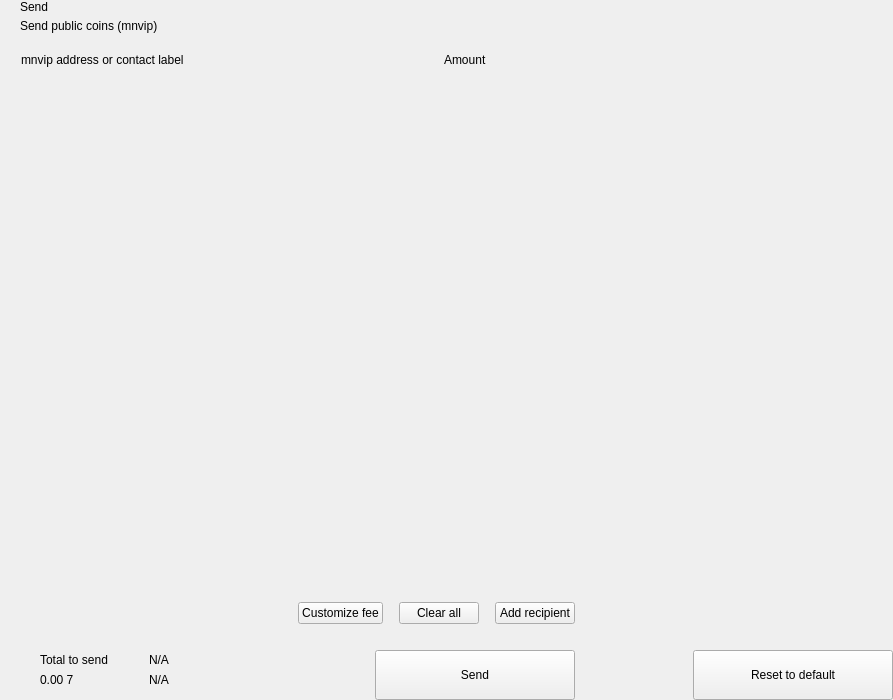
<?xml version="1.0" encoding="UTF-8"?>
<ui version="4.0">
 <class>send</class>
 <widget class="QWidget" name="send">
  <property name="geometry">
   <rect>
    <x>0</x>
    <y>0</y>
    <width>893</width>
    <height>700</height>
   </rect>
  </property>
  <property name="windowTitle">
   <string>Form</string>
  </property>
  <layout class="QHBoxLayout" name="horizontalLayout_2" stretch="2,1">
   <property name="spacing">
    <number>0</number>
   </property>
   <property name="leftMargin">
    <number>0</number>
   </property>
   <property name="topMargin">
    <number>0</number>
   </property>
   <property name="rightMargin">
    <number>0</number>
   </property>
   <property name="bottomMargin">
    <number>0</number>
   </property>
   <item>
    <widget class="QWidget" name="left" native="true">
     <layout class="QVBoxLayout" name="verticalLayout_3">
      <property name="spacing">
       <number>0</number>
      </property>
      <property name="leftMargin">
       <number>0</number>
      </property>
      <property name="topMargin">
       <number>0</number>
      </property>
      <property name="rightMargin">
       <number>0</number>
      </property>
      <property name="bottomMargin">
       <number>0</number>
      </property>
      <item>
       <layout class="QVBoxLayout" name="verticalLayout_22" stretch="0,0,0,1,0,0,0,0">
        <property name="spacing">
         <number>0</number>
        </property>
        <item>
         <layout class="QHBoxLayout" name="horizontalLayout_3">
          <property name="spacing">
           <number>0</number>
          </property>
          <property name="leftMargin">
           <number>20</number>
          </property>
          <property name="rightMargin">
           <number>20</number>
          </property>
          <item>
           <layout class="QVBoxLayout" name="verticalLayout">
            <property name="spacing">
             <number>5</number>
            </property>
            <item>
             <widget class="QLabel" name="labelTitle">
              <property name="text">
               <string>Send</string>
              </property>
              <property name="alignment">
               <set>Qt::AlignLeading|Qt::AlignLeft|Qt::AlignVCenter</set>
              </property>
             </widget>
            </item>
            <item>
             <widget class="QLabel" name="labelSubtitle1">
              <property name="text">
               <string>Send public coins (mnvip)</string>
              </property>
             </widget>
            </item>
           </layout>
          </item>
          <item>
           <spacer name="horizontalSpacer">
            <property name="orientation">
             <enum>Qt::Horizontal</enum>
            </property>
            <property name="sizeHint" stdset="0">
             <size>
              <width>40</width>
              <height>20</height>
             </size>
            </property>
           </spacer>
          </item>
         </layout>
        </item>
        <item>
         <spacer name="verticalSpacer_2">
          <property name="orientation">
           <enum>Qt::Vertical</enum>
          </property>
          <property name="sizeType">
           <enum>QSizePolicy::Fixed</enum>
          </property>
          <property name="sizeHint" stdset="0">
           <size>
            <width>20</width>
            <height>20</height>
           </size>
          </property>
         </spacer>
        </item>
        <item>
         <layout class="QHBoxLayout" name="horizontalLayout" stretch="6,0,2">
          <property name="spacing">
           <number>0</number>
          </property>
          <property name="leftMargin">
           <number>10</number>
          </property>
          <property name="topMargin">
           <number>0</number>
          </property>
          <property name="rightMargin">
           <number>20</number>
          </property>
          <property name="bottomMargin">
           <number>0</number>
          </property>
          <item>
           <widget class="QLabel" name="labelSubtitleAddress">
            <property name="styleSheet">
             <string notr="true">margin-left:8px;</string>
            </property>
            <property name="text">
             <string>mnvip address or contact label</string>
            </property>
           </widget>
          </item>
          <item>
           <spacer name="horizontalSpacer_3">
            <property name="orientation">
             <enum>Qt::Horizontal</enum>
            </property>
            <property name="sizeType">
             <enum>QSizePolicy::Fixed</enum>
            </property>
            <property name="sizeHint" stdset="0">
             <size>
              <width>40</width>
              <height>1</height>
             </size>
            </property>
           </spacer>
          </item>
          <item>
           <widget class="QLabel" name="labelSubtitleAmount">
            <property name="text">
             <string>Amount</string>
            </property>
           </widget>
          </item>
         </layout>
        </item>
        <item>
         <widget class="QScrollArea" name="scrollArea">
          <property name="minimumSize">
           <size>
            <width>0</width>
            <height>350</height>
           </size>
          </property>
          <property name="styleSheet">
           <string notr="true">#scrollArea {
            background:transparent;
            margin-top:10px;
}</string>
          </property>
          <property name="horizontalScrollBarPolicy">
           <enum>Qt::ScrollBarAlwaysOff</enum>
          </property>
          <property name="sizeAdjustPolicy">
           <enum>QAbstractScrollArea::AdjustIgnored</enum>
          </property>
          <property name="widgetResizable">
           <bool>true</bool>
          </property>
          <property name="alignment">
           <set>Qt::AlignLeading|Qt::AlignLeft|Qt::AlignTop</set>
          </property>
          <widget class="QWidget" name="scrollAreaWidgetContents">
           <property name="geometry">
            <rect>
             <x>0</x>
             <y>0</y>
             <width>591</width>
             <height>16</height>
            </rect>
           </property>
           <property name="sizePolicy">
            <sizepolicy hsizetype="Preferred" vsizetype="Maximum">
             <horstretch>0</horstretch>
             <verstretch>0</verstretch>
            </sizepolicy>
           </property>
           <property name="autoFillBackground">
            <bool>false</bool>
           </property>
           <property name="styleSheet">
            <string notr="true">#scrollAreaWidgetContents {
             background:transparent;
             }</string>
           </property>
           <layout class="QVBoxLayout" name="verticalLayout_7">
            <property name="spacing">
             <number>0</number>
            </property>
            <property name="sizeConstraint">
             <enum>QLayout::SetDefaultConstraint</enum>
            </property>
            <property name="leftMargin">
             <number>0</number>
            </property>
            <property name="topMargin">
             <number>0</number>
            </property>
            <property name="rightMargin">
             <number>0</number>
            </property>
            <property name="bottomMargin">
             <number>0</number>
            </property>
           </layout>
          </widget>
         </widget>
        </item>
        <item>
         <spacer name="verticalSpacer_4">
          <property name="orientation">
           <enum>Qt::Vertical</enum>
          </property>
          <property name="sizeType">
           <enum>QSizePolicy::Fixed</enum>
          </property>
          <property name="sizeHint" stdset="0">
           <size>
            <width>20</width>
            <height>20</height>
           </size>
          </property>
         </spacer>
        </item>
        <item>
         <layout class="QHBoxLayout" name="horizontalLayout_20">
          <property name="spacing">
           <number>6</number>
          </property>
          <property name="leftMargin">
           <number>20</number>
          </property>
          <property name="rightMargin">
           <number>20</number>
          </property>
          <item>
           <spacer name="horizontalSpacer_4">
            <property name="orientation">
             <enum>Qt::Horizontal</enum>
            </property>
            <property name="sizeHint" stdset="0">
             <size>
              <width>10</width>
              <height>20</height>
             </size>
            </property>
           </spacer>
          </item>
          <item>
           <widget class="QPushButton" name="pushButtonFee">
            <property name="focusPolicy">
             <enum>Qt::NoFocus</enum>
            </property>
            <property name="text">
             <string>Customize fee</string>
            </property>
           </widget>
          </item>
          <item>
           <spacer name="horizontalSpacer_11">
            <property name="orientation">
             <enum>Qt::Horizontal</enum>
            </property>
            <property name="sizeType">
             <enum>QSizePolicy::Minimum</enum>
            </property>
            <property name="sizeHint" stdset="0">
             <size>
              <width>10</width>
              <height>20</height>
             </size>
            </property>
           </spacer>
          </item>
          <item>
           <widget class="QPushButton" name="pushButtonClear">
            <property name="focusPolicy">
             <enum>Qt::NoFocus</enum>
            </property>
            <property name="layoutDirection">
             <enum>Qt::RightToLeft</enum>
            </property>
            <property name="text">
             <string>Clear all</string>
            </property>
           </widget>
          </item>
          <item>
           <spacer name="horizontalSpacer_6">
            <property name="orientation">
             <enum>Qt::Horizontal</enum>
            </property>
            <property name="sizeType">
             <enum>QSizePolicy::Fixed</enum>
            </property>
            <property name="sizeHint" stdset="0">
             <size>
              <width>10</width>
              <height>20</height>
             </size>
            </property>
           </spacer>
          </item>
          <item>
           <widget class="QPushButton" name="pushButtonAddRecipient">
            <property name="focusPolicy">
             <enum>Qt::NoFocus</enum>
            </property>
            <property name="text">
             <string>Add recipient</string>
            </property>
           </widget>
          </item>
         </layout>
        </item>
        <item>
         <spacer name="verticalSpacer">
          <property name="orientation">
           <enum>Qt::Vertical</enum>
          </property>
          <property name="sizeType">
           <enum>QSizePolicy::Fixed</enum>
          </property>
          <property name="sizeHint" stdset="0">
           <size>
            <width>20</width>
            <height>16</height>
           </size>
          </property>
         </spacer>
        </item>
        <item>
         <layout class="QHBoxLayout" name="horizontalLayout_7">
          <property name="rightMargin">
           <number>20</number>
          </property>
          <item>
           <layout class="QHBoxLayout" name="horizontalLayout_10">
            <property name="spacing">
             <number>0</number>
            </property>
            <property name="leftMargin">
             <number>8</number>
            </property>
            <item>
             <widget class="QStackedWidget" name="stackedWidget">
              <property name="minimumSize">
               <size>
                <width>0</width>
                <height>60</height>
               </size>
              </property>
              <property name="maximumSize">
               <size>
                <width>16777215</width>
                <height>60</height>
               </size>
              </property>
              <widget class="QWidget" name="page1">
               <layout class="QVBoxLayout" name="verticalLayout_71" stretch="0">
                <property name="spacing">
                 <number>6</number>
                </property>
                <property name="leftMargin">
                 <number>12</number>
                </property>
                <property name="topMargin">
                 <number>0</number>
                </property>
                <property name="rightMargin">
                 <number>0</number>
                </property>
                <property name="bottomMargin">
                 <number>0</number>
                </property>
                <item>
                 <widget class="QWidget" name="coinWidget" native="true">
                  <property name="minimumSize">
                   <size>
                    <width>0</width>
                    <height>60</height>
                   </size>
                  </property>
                  <property name="maximumSize">
                   <size>
                    <width>16777215</width>
                    <height>60</height>
                   </size>
                  </property>
                  <layout class="QHBoxLayout" name="horizontalLayout_9">
                   <property name="spacing">
                    <number>0</number>
                   </property>
                   <property name="leftMargin">
                    <number>20</number>
                   </property>
                   <property name="topMargin">
                    <number>10</number>
                   </property>
                   <property name="rightMargin">
                    <number>20</number>
                   </property>
                   <property name="bottomMargin">
                    <number>10</number>
                   </property>
                   <item>
                    <layout class="QVBoxLayout" name="verticalSend">
                     <property name="spacing">
                      <number>0</number>
                     </property>
                     <item>
                      <widget class="QLabel" name="labelTitleTotalSend">
                       <property name="text">
                        <string>Total to send</string>
                       </property>
                      </widget>
                     </item>
                     <item>
                      <widget class="QLabel" name="labelAmountSend">
                       <property name="text">
                        <string notr="true">0.00 7</string>
                       </property>
                      </widget>
                     </item>
                    </layout>
                   </item>
                   <item>
                    <spacer name="horizontalSpacer_9">
                     <property name="orientation">
                      <enum>Qt::Horizontal</enum>
                     </property>
                     <property name="sizeType">
                      <enum>QSizePolicy::Fixed</enum>
                     </property>
                     <property name="sizeHint" stdset="0">
                      <size>
                       <width>20</width>
                       <height>20</height>
                      </size>
                     </property>
                    </spacer>
                   </item>
                   <item>
                    <widget class="QLabel" name="labelLine">
                     <property name="minimumSize">
                      <size>
                       <width>1</width>
                       <height>0</height>
                      </size>
                     </property>
                     <property name="maximumSize">
                      <size>
                       <width>1</width>
                       <height>16777215</height>
                      </size>
                     </property>
                     <property name="text">
                      <string/>
                     </property>
                    </widget>
                   </item>
                   <item>
                    <spacer name="horizontalSpacer_10">
                     <property name="orientation">
                      <enum>Qt::Horizontal</enum>
                     </property>
                     <property name="sizeType">
                      <enum>QSizePolicy::Fixed</enum>
                     </property>
                     <property name="sizeHint" stdset="0">
                      <size>
                       <width>20</width>
                       <height>20</height>
                      </size>
                     </property>
                    </spacer>
                   </item>
                   <item>
                    <layout class="QVBoxLayout" name="verticalRemaining">
                     <property name="spacing">
                      <number>0</number>
                     </property>
                     <item>
                      <widget class="QLabel" name="labelTitleTotalRemaining">
                       <property name="text">
                        <string notr="true">N/A</string>
                       </property>
                      </widget>
                     </item>
                     <item>
                      <widget class="QLabel" name="labelAmountRemaining">
                       <property name="text">
                        <string notr="true">N/A</string>
                       </property>
                      </widget>
                     </item>
                    </layout>
                   </item>
                  </layout>
                 </widget>
                </item>
               </layout>
              </widget>
              <widget class="QWidget" name="page_2"/>
             </widget>
            </item>
           </layout>
          </item>
          <item>
           <spacer name="horizontalSpacer_5">
            <property name="orientation">
             <enum>Qt::Horizontal</enum>
            </property>
            <property name="sizeType">
             <enum>QSizePolicy::Expanding</enum>
            </property>
            <property name="sizeHint" stdset="0">
             <size>
              <width>40</width>
              <height>20</height>
             </size>
            </property>
           </spacer>
          </item>
          <item alignment="Qt::AlignBottom">
           <widget class="QPushButton" name="pushButtonSave">
            <property name="minimumSize">
             <size>
              <width>200</width>
              <height>50</height>
             </size>
            </property>
            <property name="maximumSize">
             <size>
              <width>200</width>
              <height>50</height>
             </size>
            </property>
            <property name="focusPolicy">
             <enum>Qt::NoFocus</enum>
            </property>
            <property name="text">
             <string>Send</string>
            </property>
           </widget>
          </item>
         </layout>
        </item>
       </layout>
      </item>
     </layout>
    </widget>
   </item>
   <item>
    <widget class="QWidget" name="right" native="true">
     <layout class="QVBoxLayout" name="verticalLayout_5">
      <property name="leftMargin">
       <number>0</number>
      </property>
      <property name="topMargin">
       <number>0</number>
      </property>
      <property name="rightMargin">
       <number>0</number>
      </property>
      <property name="bottomMargin">
       <number>0</number>
      </property>
      <item>
       <layout class="QVBoxLayout" name="verticalLayout_4">
        <property name="spacing">
         <number>6</number>
        </property>
        <item>
         <widget class="OptionButton" name="btnCoinControl" native="true">
          <property name="minimumSize">
           <size>
            <width>0</width>
            <height>50</height>
           </size>
          </property>
         </widget>
        </item>
        <item>
         <widget class="OptionButton" name="btnChangeAddress" native="true">
          <property name="minimumSize">
           <size>
            <width>0</width>
            <height>50</height>
           </size>
          </property>
         </widget>
        </item>
        <item>
         <widget class="OptionButton" name="btnUri" native="true">
          <property name="minimumSize">
           <size>
            <width>0</width>
            <height>50</height>
           </size>
          </property>
         </widget>
        </item>
        <item>
         <spacer name="verticalSpacer_5">
          <property name="orientation">
           <enum>Qt::Vertical</enum>
          </property>
          <property name="sizeHint" stdset="0">
           <size>
            <width>20</width>
            <height>40</height>
           </size>
          </property>
         </spacer>
        </item>
        <item>
         <layout class="QHBoxLayout" name="horizontalLayout_8">
          <item>
           <spacer name="horizontalSpacer_7">
            <property name="orientation">
             <enum>Qt::Horizontal</enum>
            </property>
            <property name="sizeHint" stdset="0">
             <size>
              <width>40</width>
              <height>20</height>
             </size>
            </property>
           </spacer>
          </item>
          <item>
           <widget class="QPushButton" name="pushButtonReset">
            <property name="minimumSize">
             <size>
              <width>200</width>
              <height>50</height>
             </size>
            </property>
            <property name="maximumSize">
             <size>
              <width>200</width>
              <height>50</height>
             </size>
            </property>
            <property name="focusPolicy">
             <enum>Qt::NoFocus</enum>
            </property>
            <property name="text">
             <string>Reset to default</string>
            </property>
           </widget>
          </item>
         </layout>
        </item>
       </layout>
      </item>
     </layout>
    </widget>
   </item>
  </layout>
 </widget>
 <customwidgets>
  <customwidget>
   <class>OptionButton</class>
   <extends>QWidget</extends>
   <header>qt/pivx/optionbutton.h</header>
   <container>1</container>
  </customwidget>
 </customwidgets>
 <resources/>
 <connections/>
</ui>
